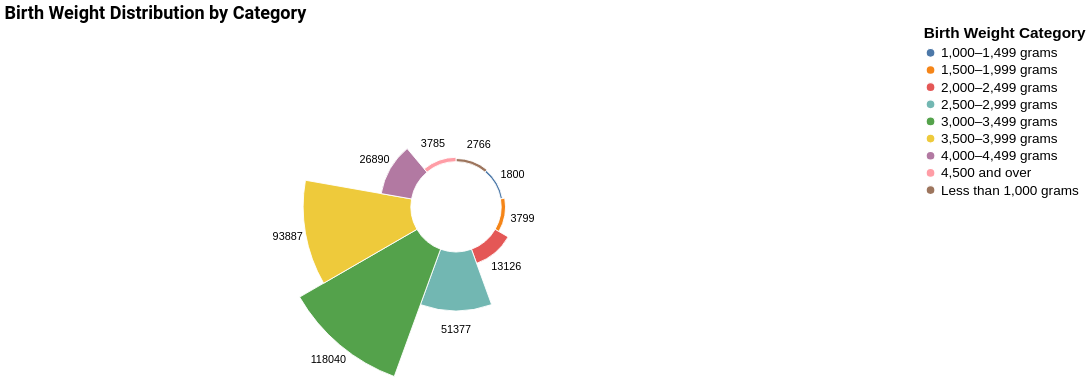

This figure's Vega-Lite source:
### Vega-Lite specification from a JSON file in a GitHub repository (floating-point values rounded to 4 significant figures)
{"$schema": "https://vega.github.io/schema/vega-lite/v5.json", "description": "Birth Weight Distribution by Category - Radial Bar Chart", "width": 1000, "height": 400, "title": {"text": "Birth Weight Distribution by Category", "fontSize": 20, "font": "Roboto", "anchor": "start", "color": "black"}, "background": null, "data": {"values": [{"Category": "Low Birth Weight", "SubCategory": "Less than 1,000 grams", "Value": 2766}, {"Category": "Low Birth Weight", "SubCategory": "1,000–1,499 grams", "Value": 1800}, {"Category": "Low Birth Weight", "SubCategory": "1,500–1,999 grams", "Value": 3799}, {"Category": "Low Birth Weight", "SubCategory": "2,000–2,499 grams", "Value": 13126}, {"Category": "Normal Birth Weight", "SubCategory": "2,500–2,999 grams", "Value": 51377}, {"Category": "Normal Birth Weight", "SubCategory": "3,000–3,499 grams", "Value": 118040}, {"Category": "Normal Birth Weight", "SubCategory": "3,500–3,999 grams", "Value": 93887}, {"Category": "Normal Birth Weight", "SubCategory": "4,000–4,499 grams", "Value": 26890}, {"Category": "High Birth Weight", "SubCategory": "4,500 and over", "Value": 3785}]}, "transform": [{"window": [{"op": "sum", "field": "Value", "as": "TotalValue"}], "frame": [null, null]}, {"calculate": "datum.Value / datum.TotalValue * 100", "as": "Percentage"}], "layer": [{"mark": {"type": "arc", "innerRadius": 50, "stroke": "#fff", "strokeWidth": 1}, "encoding": {"theta": {"field": "SubCategory", "type": "nominal", "sort": ["Less than 1,000 grams", "1,000–1,499 grams", "1,500–1,999 grams", "2,000–2,499 grams", "2,500–2,999 grams", "3,000–3,499 grams", "3,500–3,999 grams", "4,000–4,499 grams", "4,500 and over"]}, "radius": {"field": "Value", "type": "quantitative", "scale": {"type": "linear", "zero": true, "rangeMin": 50}}, "color": {"field": "SubCategory", "type": "nominal", "legend": {"title": "Birth Weight Category", "orient": "right", "labelFontSize": 15, "titleFontSize": 17}, "scale": {"scheme": "tableau10"}}, "tooltip": [{"field": "SubCategory", "type": "nominal", "title": "Birth Weight Category"}, {"field": "Value", "type": "quantitative", "title": "Total"}, {"field": "Percentage", "type": "quantitative", "title": "Percentage", "format": ".2f"}]}}, {"mark": {"type": "text", "radiusOffset": 20, "fontSize": 12}, "encoding": {"text": {"field": "Value", "type": "quantitative"}, "theta": {"field": "SubCategory", "type": "nominal", "sort": ["Less than 1,000 grams", "1,000–1,499 grams", "1,500–1,999 grams", "2,000–2,499 grams", "2,500–2,999 grams", "3,000–3,499 grams", "3,500–3,999 grams", "4,000–4,499 grams", "4,500 and over"]}, "radius": {"field": "Value", "type": "quantitative", "scale": {"type": "linear", "zero": true, "rangeMin": 50}, "offset": 10}, "color": {"value": "#000"}}}], "view": {"stroke": null}}
